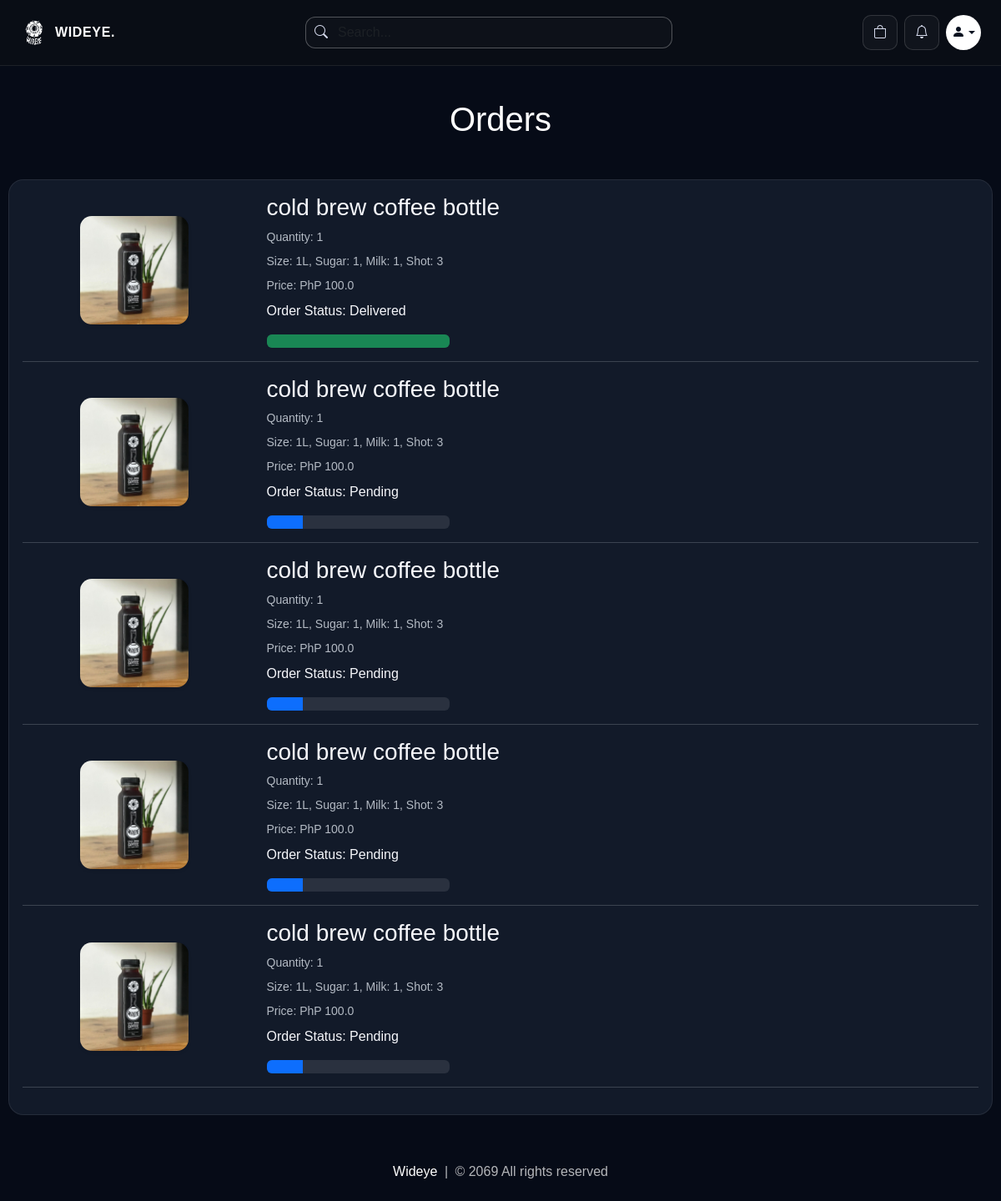
/orders (signed in), run on the app's committed database.
### website/models.py (models this page shows, shortened)
class Order(db.Model):
    id = db.Column(db.Integer, primary_key=True)
    quantity = db.Column(db.Integer, nullable=False)
    size = db.Column(db.String(100), nullable=False, default='')
    sugar = db.Column(db.String(100), nullable=False, default='')
    milk = db.Column(db.String(100), nullable=False, default='')
    shot = db.Column(db.String(100), nullable=False, default='')
    price = db.Column(db.Float, nullable=False)
    status = db.Column(db.String(100), nullable=False)
    payment_method = db.Column(db.String(50), nullable=False, default='cashless')
    payment_id = db.Column(db.String(1000), nullable=False)
    date_placed = db.Column(db.DateTime, default=datetime.utcnow)
    customer_link= db.Column(db.Integer, db.ForeignKey('customer.id'), nullable=False)
    product_link = db.Column(db.Integer, db.ForeignKey('product.id'), nullable=False)

class Product(db.Model):
    id = db.Column(db.Integer, primary_key=True)
    product_name = db.Column(db.String(100), nullable=False)
    current_price = db.Column(db.Float, nullable=False)
    previous_price = db.Column(db.Float, nullable=False)
    in_stock = db.Column(db.Integer, nullable=False)
    size = db.Column(db.String(500), nullable=False, default='')
    sugar = db.Column(db.String(500), nullable=False, default='')
    milk = db.Column(db.String(500), nullable=False, default='')
    shot = db.Column(db.String(500), nullable=False, default='')
    product_picture = db.Column(db.Text, nullable=False)
    flash_sale = db.Column(db.Boolean, default=False)
    date_added = db.Column(db.DateTime, default=datetime.utcnow)
    carts = db.relationship('Cart', backref=db.backref('product', lazy=True))
    orders = db.relationship('Order', backref=db.backref('product', lazy=True))
    usual_items = db.relationship('UsualOrderItem', backref=db.backref('product', lazy=True))

### website/views.py (the view)
@views.route('/orders')
@login_required
def order():
    orders = Order.query.filter_by(customer_link=current_user.id).all()
    return render_template('orders.html', orders=orders, format_option_summary=format_option_summary,
                           get_product_image=get_product_image)

### website/views.py (called while the page is built)
def parse_options(csv_string):
    if not csv_string:
        return []
    return [opt.strip() for opt in str(csv_string).split(',') if opt.strip()]

def get_product_image(product, selected_size=''):
    images = parse_options(product.product_picture) if product.product_picture else []
    if not images:
        return '/media/default.jpg'
    if not selected_size:
        return images[0]
    sizes = parse_options(product.size)
    if selected_size in sizes:
        idx = sizes.index(selected_size)
        return images[idx] if idx < len(images) else images[-1]
    return images[0]

def format_option_summary(item):
    parts = []
    size_val = getattr(item, 'size', '') or ''
    sugar_val = getattr(item, 'sugar', '') or ''
    milk_val = getattr(item, 'milk', '') or ''
    shot_val = getattr(item, 'shot', '') or ''
    if size_val:
        parts.append(f'Size: {size_val}')
    if sugar_val:
        parts.append(f'Sugar: {sugar_val}')
    if milk_val:
        parts.append(f'Milk: {milk_val}')
    if shot_val:
        parts.append(f'Shot: {shot_val}')
    return ', '.join(parts) if parts else 'No add-ons'

### website/templates/orders.html (shortened to what this page needs)
{% extends 'base.html' %}
{% block body %}
<div class="wideye-orders-shell">
    <div class="row">
        {% if orders %}
        <h1 class="text-center mb-5" style="color: white;">Orders</h1>
        <div class="col-sm-13">
            <div class="card wideye-orders-card">
                <div class="card-body">
                    {% for item in orders %}
                    <div class="row">
                        <div class="col-sm-3 text-center align-self-center">
                            <img src="{{ get_product_image(item.product, item.size) }}" alt="" class="img-fluid wideye-orders-thumb shadow-sm">
                        </div>
                        <div class="col-sm-7">
                            <h3>{{ item.product.product_name }}</h3>
                            <p class="mb-2 text-muted small">Quantity: {{ item.quantity }}</p>
                            <p class="mb-2 text-muted small">{{ format_option_summary(item) }}</p>
                            <p class="mb-2 text-muted small">Price: PhP {{ item.price }}</p>
                            <div class="col-sm-4">
                                <p>Order Status: {{ item.status }}</p>
                                {% if item.status == 'Pending' %}
                                <div class="progress">
                                    <div class="progress-bar" role="progressbar" style="width: 20%;"  aria-valuenow="20" aria-valuemin="0" aria-valuemax="100"></div>
                                </div>
                                {% elif item.status == 'Accepted' %}
                                <div class="progress">
                                    <div class="progress-bar bg-info" role="progressbar" style="width: 40%;"  aria-valuenow="40" aria-valuemin="0" aria-valuemax="100"></div>
                                </div>
                                {% elif item.status == 'Out for delivery' %}
                                <div class="progress">
                                    <div class="progress-bar bg-warning" role="progressbar" style="width: 70%;"  aria-valuenow="70" aria-valuemin="0" aria-valuemax="100"></div>
                                </div>
                                {% elif item.status == 'Delivered' %}
                                <div class="progress">
                                    <div class="progress-bar bg-success" role="progressbar" style="width: 100%;"  aria-valuenow="100" aria-valuemin="0" aria-valuemax="100"></div>
                                </div>
                                {% elif item.status == 'Canceled' %}
                                <div class="progress">
                                    <div class="progress-bar bg-danger" role="progressbar" style="width: 100%;"  aria-valuenow="100" aria-valuemin="0" aria-valuemax="100"></div>
                                </div>
                                {% endif %}
                            </div>
                        </div>
                    </div>
                    <hr class="text-muted">
                    {% endfor %}
                </div>
            </div>
        </div>
        {% else %}
        <h1 class="text-center mb-5" style="color: white;">You have no Orders</h1>
        {% endif %}
    </div>
</div>
{% endblock %}

### website/templates/base.html (style rules this page uses)
* { box-sizing: border-box; }
html { -webkit-text-size-adjust: 100%; }
body { background: #060b17; color: #f6f7fb; min-height: 100vh; font-family: Arial, Helvetica, sans-serif; overflow-x: hidden; }
img, iframe, canvas, video { max-width: 100%; }

### website/templates/orders.html (style rules this page uses)
.wideye-orders-shell { width: min(calc(100% - 1rem), 1180px); margin: 1.5rem auto 2rem; }
.wideye-orders-card { background: #121a29; border: 1px solid rgba(255, 255, 255, 0.08); border-radius: 18px; color: #f6f7fb; }
.wideye-orders-card .card-body { background: transparent; color: inherit; }
.wideye-orders-card h3, .wideye-orders-card p, .wideye-orders-card .col-sm-4, .wideye-orders-card .col-sm-7 { color: #f6f7fb; }
.wideye-orders-card .text-muted { color: rgba(226, 232, 240, 0.78) !important; }
.wideye-orders-card .progress { background: rgba(255, 255, 255, 0.1); }
.wideye-orders-thumb { width: 130px; height: 130px; object-fit: cover; border-radius: 14px; background: #0f172a; }

### data on the page
Order: size.size (picture), product.product_name "cold brew coffee bottle", quantity "1", size+sugar+milk "Size: 1L, Sugar: 1, Milk: 1, Shot: 3", price "100.0", status "Delivered"
Order: size.size (picture), product.product_name "cold brew coffee bottle", quantity "1", size+sugar+milk "Size: 1L, Sugar: 1, Milk: 1, Shot: 3", price "100.0", status "Pending"
Order: size.size (picture), product.product_name "cold brew coffee bottle", quantity "1", size+sugar+milk "Size: 1L, Sugar: 1, Milk: 1, Shot: 3", price "100.0", status "Pending"
Order: size.size (picture), product.product_name "cold brew coffee bottle", quantity "1", size+sugar+milk "Size: 1L, Sugar: 1, Milk: 1, Shot: 3", price "100.0", status "Pending"
Order: size.size (picture), product.product_name "cold brew coffee bottle", quantity "1", size+sugar+milk "Size: 1L, Sugar: 1, Milk: 1, Shot: 3", price "100.0", status "Pending"
